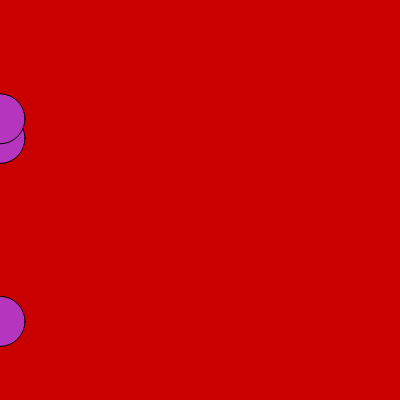
Frame 1 (no input)
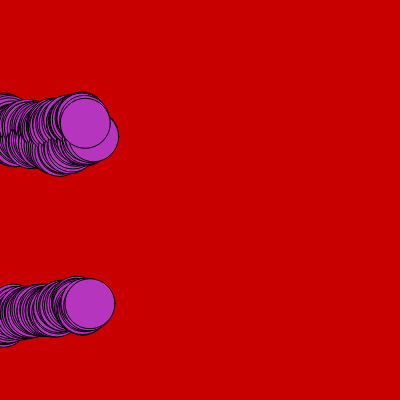
Frame 60 (no input)
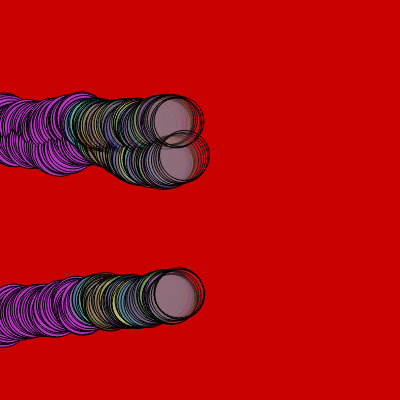
Frame 120 (the mouse pressed at the canvas centre since frame 60)

The p5.js sketch that drew these frames (run headless with seeded random() and noise() and a simulated clock; from frame 60 on, the mouse is pressed at the canvas centre):

// p5.js sketch
// ── sketch.js
let cor;
let circuloX; //horizontal
let circuloY; //vertical


function setup() {
  createCanvas(400, 400);
  background(color(200,0,0));
  cor=color(random(0,255),random(0,255),random(0,255));
  
  circuloX =[0,0,0];
  circuloY  =[random(height),random(height),random(height)];
}

function draw() {
 fill (cor)
  
  for(let contador in circuloX){
    circle(circuloX[contador],circuloY[contador],50);
    circuloX[contador] +=random(0,3);
    circuloY[contador] +=random(-3,3);
    
    
    if(circuloX[contador] >=width){
      circuloX[contador]=0;
      circuloY[contador]=random(height);
      
    }
  }
  if(mouseIsPressed){
    cor=color(random(0,255),random(0,255),random(0,255),random(0,100));
  }
   
}
